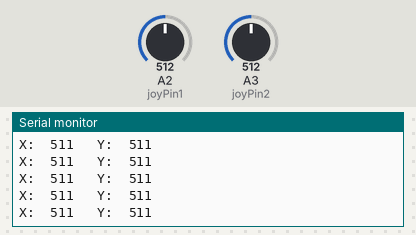
A sketch run on a simulated Arduino Uno, built with avr-gcc and run on an emulated ATmega328P. Parts: the last lines printed to the serial monitor. Inputs (shaded band) come from the test bench; at power-on: A2 (joyPin1) = 512, A3 (joyPin2) = 512.

Above: at 1.2 s.
1.3 s: A2 (joyPin1) set to 26
At 2.0 s:
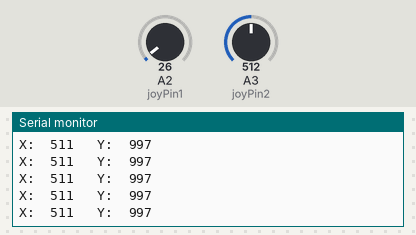
4.3 s: A2 (joyPin1) set to 21
At 5.0 s:
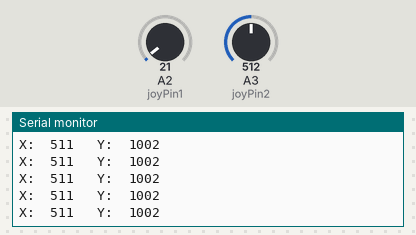
5.8 s: A3 (joyPin2) set to 26
At 6.7 s:
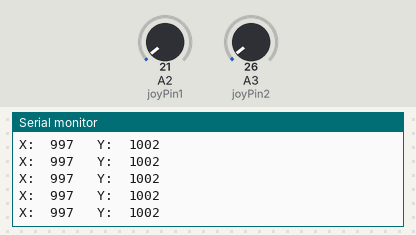
8.8 s: A3 (joyPin2) set to 22
At 9.4 s:
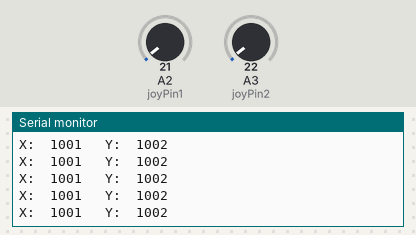
11.8 s: A3 (joyPin2) set to 1023
At 12.7 s:
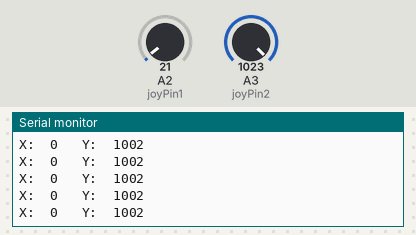
14.8 s: A3 (joyPin2) set to 1005
At 15.7 s:
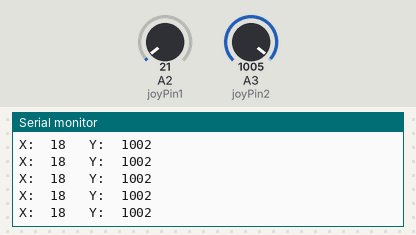
Timing chart, 0 to 17.8 s (numbered marks = the images above; inputs shaded):
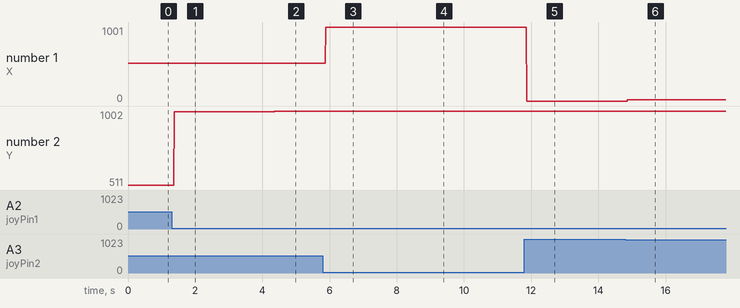

Measured:
- after the input at 1.3 s, the serial monitor: prints a new line after 0.08 s (image 1)
- after the input at 4.3 s, the serial monitor: prints a new line after 0.07 s (image 2)
- after the input at 5.8 s, the serial monitor: prints a new line after 0.09 s (image 3)
- after the input at 8.8 s, the serial monitor: prints a new line after 0.08 s (image 4)
- after the input at 11.8 s, the serial monitor: prints a new line after 0.07 s (image 5)
- after the input at 14.8 s, the serial monitor: prints a new line after 0.07 s (image 6)
- plotted number 1: 997 → 1001 after the input at 8.8 s, 1001 → 0 after the input at 11.8 s, 0 → 18 after the input at 14.8 s
- plotted number 2: 511 → 997 after the input at 1.3 s, 997 → 1002 after the input at 4.3 s

The sketch:

joystick_test.ino
```cpp
/* Read Jostick
  * ------------
  *
  * Reads two analog pins that are supposed to be
  * connected to a jostick made of two potentiometers
  *
  * We send three bytes back to the comp: one header and two
  * with data as signed bytes, this will take the form:
  *     Jxy\r\n
  *
  * x and y are integers and sent in ASCII
  *
  * http://www.0j0.org | http://arduino.berlios.de
  * copyleft 2005 DojoDave for DojoCorp
  */

 int joyPin1 = 2;                 // slider variable connecetd to analog pin 0
 int joyPin2 = 3;                 // slider variable connecetd to analog pin 1
 int value1 = 0;                  // variable to read the value from the analog pin 0
 int value2 = 0;                  // variable to read the value from the analog pin 1

 void setup() {
              // initializes digital pins 0 to 7 as outputs
  Serial.begin(9600);
 }


 void loop() {
  // reads the value of the variable resistor
  //value1 = 100-map(analogRead(joyPin2),0,1023,0,100);
  // this small pause is needed between reading
  // analog pins, otherwise we get the same value twice
  // reads the value of the variable resistor
  //value2 = 0-map(analogRead(joyPin1),0,1023,-200,200);
  value1 = 1023-analogRead(joyPin2);
  value2 = 1023-analogRead(joyPin1);
  Serial.print("X:  ");
  Serial.print(value1);
  Serial.print("   ");
  Serial.print("Y:  ");
  Serial.println(value2);
 }
```
